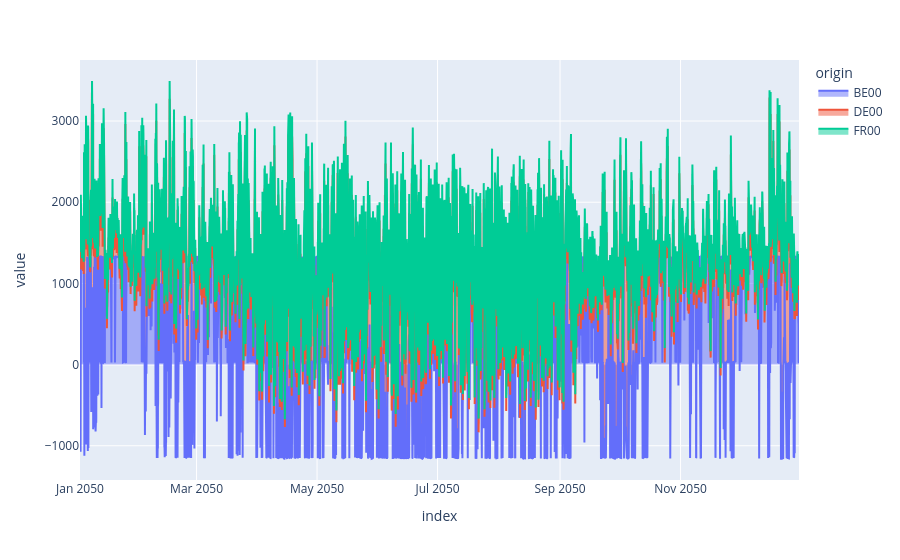

This figure's notebook cell:
### Code cell
px.area(od_hourly.loc[:, lu_imports].groupby(level="origin", axis=1).sum())

### Figure 1 — Plotly figure (JSON) as saved in the notebook; plotly's stock layout.template omitted (floating-point values rounded to 4 significant figures; data arrays with more than 128 entries replaced by an {"elided": "..."} marker saying what was removed)
{"data": [{"fillpattern": {"shape": ""}, "hovertemplate": "origin=BE00<br>index=%{x}<br>value=%{y}<extra></extra>", "legendgroup": "BE00", "line": {"color": "#636efa"}, "marker": {"symbol": "circle"}, "mode": "lines", "name": "BE00", "orientation": "v", "showlegend": true, "stackgroup": "1", "type": "scatter", "x": {"elided": "8736 str values"}, "xaxis": "x", "y": {"elided": "8736 int values"}, "yaxis": "y"}, {"fillpattern": {"shape": ""}, "hovertemplate": "origin=DE00<br>index=%{x}<br>value=%{y}<extra></extra>", "legendgroup": "DE00", "line": {"color": "#EF553B"}, "marker": {"symbol": "circle"}, "mode": "lines", "name": "DE00", "orientation": "v", "showlegend": true, "stackgroup": "1", "type": "scatter", "x": {"elided": "8736 str values"}, "xaxis": "x", "y": {"elided": "8736 int values"}, "yaxis": "y"}, {"fillpattern": {"shape": ""}, "hovertemplate": "origin=FR00<br>index=%{x}<br>value=%{y}<extra></extra>", "legendgroup": "FR00", "line": {"color": "#00cc96"}, "marker": {"symbol": "circle"}, "mode": "lines", "name": "FR00", "orientation": "v", "showlegend": true, "stackgroup": "1", "type": "scatter", "x": {"elided": "8736 str values"}, "xaxis": "x", "y": {"elided": "8736 int values"}, "yaxis": "y"}], "layout": {"legend": {"title": {"text": "origin"}, "tracegroupgap": 0}, "margin": {"t": 60}, "xaxis": {"anchor": "y", "domain": [0, 1], "title": {"text": "index"}}, "yaxis": {"anchor": "x", "domain": [0, 1], "title": {"text": "value"}}}}
